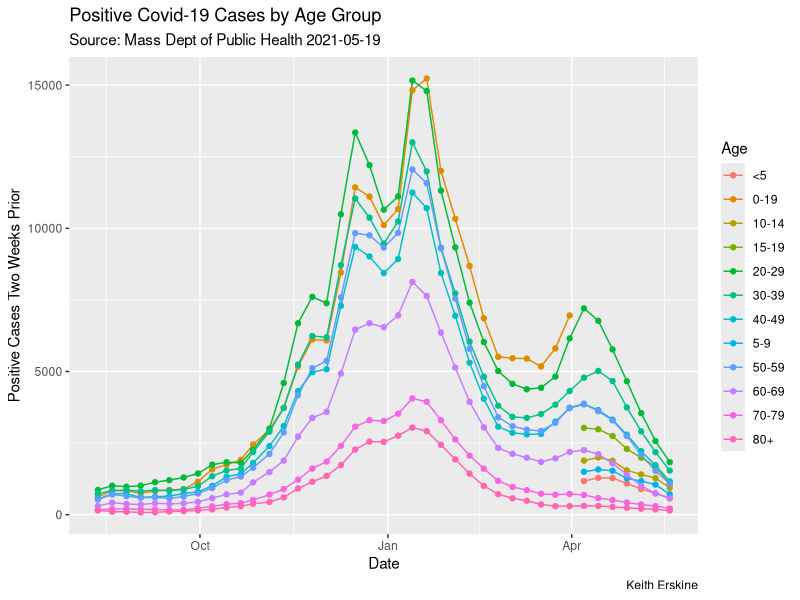

The R script that drew this image: (Note: this script raises an error after producing the figure.)
# Weekly Covid-19 Data based on Age

library(tidyverse) # because, tidy
library(lubridate) # helpful in manipulating date and time data
library(readxl) # read excel files

# The weekly Covid-19 data from MassDPH is now included in the daily spreadsheet

# Load the tibble (dataframe) and add a variable for over or under age 60. Covid-19 is more serious
# for people over 60

agebreak <- read_excel("./data.xlsx", sheet = "AgeLast2Weeks") %>% 
                filter(Age != "Unknown") %>% 
                mutate(Risk = case_when(
                        Age == "<5" ~ "Age < 60",
                        Age == "5-9" ~ "Age < 60",
                        Age == "10-14" ~ "Age < 60",
                        Age == "15-19" ~ "Age < 60",
                        Age == "0-19" ~ "Age < 60", 
                        Age == "20-29" ~ "Age < 60", 
                        Age == "30-39" ~ "Age < 60", 
                        Age == "40-49" ~ "Age < 60", 
                        Age == "50-59" ~ "Age < 60", 
                        Age == "60-69" ~ "Age > 60",
                        Age == "70-79" ~ "Age > 60",
                        Age == "80+" ~ "Age > 60"))

# Create a variable used for graph titles 

age_asof_date <- agebreak[[nrow(agebreak), 1]]

# Graphs: the data is based on two week previous data

# Infections by Age/Risk Graphs

# Graph 1: Infections by Age Group

agebreak %>% ggplot(aes(x = Date, y = Cases_Last2Weeks, color = Age)) + geom_line() + 
                geom_point() + 
                 labs(x = "Date", y = "Positive Cases Two Weeks Prior", 
                        title = "Positive Covid-19 Cases by Age Group",
                        subtitle = paste("Source: Mass Dept of Public Health", age_asof_date), 
                        caption = "Keith Erskine") +
                ggsave("week_infec_age.png",
                        device = "png",
                        path = "./images",
                        dpi = "screen")

# Graph 2: Infections by Risk Group

agebreak %>% group_by(Risk, Date) %>% summarise(blah = sum(Cases_Last2Weeks)) %>% 
                ggplot(aes(x = Date, y = blah, color = Risk)) + geom_line() + 
                        geom_point() + 
                        labs(x = "Date", y = "Positive Cases Two Weeks Prior", 
                        title = "Positive Covid-19 Cases by Mortality Risk",
                        subtitle = paste("Source: Mass Dept of Public Health", age_asof_date), 
                        caption = "Keith Erskine") +
                ggsave("week_infec_risk.png",
                        device = "png",
                        path = "./images",
                        dpi = "screen")

# Hospitalizations by Age/Risk Graphs

# Graph 3: Hospitalizations by Age Group

agebreak %>% ggplot(aes(x = Date, y = Hospitalized_Last2Weeks, color = Age)) + geom_line() + 
        geom_point() + 
        labs(x = "Date", y = "Hospitalizations Two Weeks Prior", 
             title = "Hospitalizations from Covid-19 Cases by Age Group",
             subtitle = paste("Source: Mass Dept of Public Health", age_asof_date), 
             caption = "Keith Erskine") +
        ggsave("week_hospital_age.png",
               device = "png",
               path = "./images",
               dpi = "screen")


# Graph 4: Hospitalizations by Risk Group

agebreak %>% group_by(Risk, Date) %>% summarise(htrend = sum(Hospitalized_Last2Weeks)) %>% 
        ggplot(aes(x = Date, y = htrend, color = Risk)) + geom_line() + 
        geom_point() + 
        labs(x = "Date", y = "Hospitalizations Two Weeks Prior", 
             title = "Hospitalizations from Covid-19 by Mortality Risk",
             subtitle = paste("Source: Mass Dept of Public Health", age_asof_date), 
             caption = "Keith Erskine") +
        ggsave("week_hospital_risk.png",
               device = "png",
               path = "./images",
               dpi = "screen")


# Deaths by Age/Risk Groups

# Graph 5: Deaths by age group

agebreak %>% ggplot(aes(x = Date, y = Deaths_Last2Weeks, color = Age)) + geom_line() + 
        geom_point() + 
        labs(x = "Date", y = "Deaths Two Weeks Prior", 
             title = "Deaths from Covid-19 Cases by Age Group",
             subtitle = paste("Source: Mass Dept of Public Health", age_asof_date), 
             caption = "Keith Erskine") +
        ggsave("week_death_age.png",
                device = "png",
                path = "./images",
                dpi = "screen")
        
# Graph 6: Deaths by Risk Group

agebreak %>% group_by(Risk, Date) %>% summarise(dtrend = sum(Deaths_Last2Weeks)) %>% 
                ggplot(aes(x = Date, y = dtrend, color = Risk)) + geom_line() + 
                geom_point() + 
                labs(x = "Date", y = "Deaths Two Weeks Prior", 
                        title = "Deaths from Covid-19 by Mortality Risk",
                        subtitle = paste("Source: Mass Dept of Public Health", age_asof_date), 
                        caption = "Keith Erskine") +
                ggsave("week_death_risk.png",
                        device = "png",
                        path = "./images",
                        dpi = "screen")



